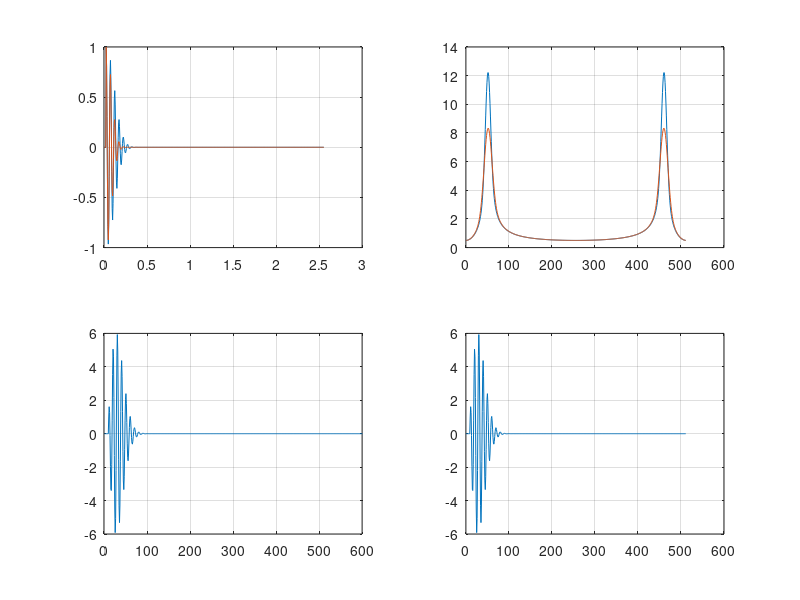

This figure's MATLAB source:
#signal generation
clear all
L = 512; #data length
F = 200; #sample frequency Hz
T = 1/F; #sample period
t = (0:L-1)*T;
Xi = gauspuls(t,20,0.2); 
Xi = circshift(Xi', 5);
Yi = gauspuls(t, 20,0.3); 
Yi = circshift(Yi', 5);
Xi = Xi';
Yi = Yi';

#write gaissian pulse datafileID = fopen('exp.txt','w');
fileXi = fopen('Xi.txt','w');
fprintf(fileXi,'%6.2fs\n',Xi);
fclose(fileXi);

fileYi = fopen('Yi.txt','w');
fprintf(fileYi,'%6.2fs\n',Yi);
fclose(fileYi);
subplot(2,2,1)
plot(t, Xi, t, Yi);
grid on

#FFT process 
FL = 512; #frequency domain data length
Xf = fft(Xi, FL);
Yf = fft(Yi, FL);
#f = (0:FL-1)*F/FL;
f = (0:FL-1);

fileXif = fopen('Xi_f.csv','w');
fprintf(fileXif,'%6.2fs\n',Xf);
fclose(fileXif);

fileYif = fopen('Yi_f.csv','w');
fprintf(fileYif,'%6.2fs\n',Yf);
fclose(fileYif);

subplot(2,2,2);
plot(f, abs(Xf), f, abs(Yf));
grid on

#cross correlation process
w = conv(Xi, Yi);
subplot(2,2,3)
plot(w);
grid on
xlim([0 600])

#multiply FFT vectors;
Zf = ifft(Xf.*Yf);
#Zf = fftshift(Zf);

fileZf = fopen('Zf.csv','w');
fprintf(fileZf,'%6.2fs\n',Zf);
fclose(fileZf);
tz = (0:FL-1);
subplot(2,2,4)
plot(tz, (Zf));
grid on
xlim([0 600])